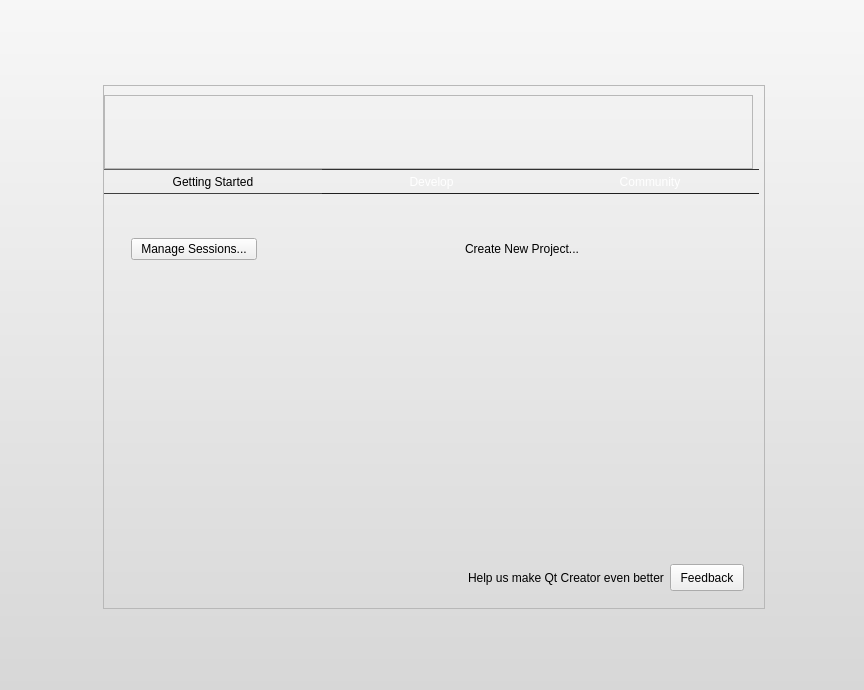
<?xml version="1.0" encoding="UTF-8"?>
<ui version="4.0">
 <class>Welcome</class>
 <widget class="QWidget" name="Welcome">
  <property name="geometry">
   <rect>
    <x>0</x>
    <y>0</y>
    <width>864</width>
    <height>690</height>
   </rect>
  </property>
  <property name="styleSheet">
   <string notr="true">#WelcomePage {
background-color: qlineargradient(spread:pad, x1:0.5, y1:0, x2:0.5, y2:1, stop:0 rgba(247, 247, 247, 255), stop:1 rgba(215, 215, 215, 255));
}

QToolButton, QPushButton, QComboBox {
    border-image: url(:/core/images/welcomemode/btn_26.png) 4;
    border-width: 4;
    padding: 0px 6px;
    font-size: 12px;
}

*{
    color: black;
}

 QComboBox QAbstractItemView {
    background-color:white;
}

 QComboBox::down-arrow {
     image: url(:/core/images/welcomemode/combobox_arrow.png);
 }

QComboBox:drop-down
{
     subcontrol-origin: padding;
     subcontrol-position: top right;
     border-left-style: none; 
     border-top-right-radius: 1px;
     border-bottom-right-radius: 1px;
}

QToolButton:hover, QPushButton:hover, QComboBox:hover {
    border-image: url(:/core/images/welcomemode/btn_26_hover.png) 4;
}

QToolButton:disabled, QPushButton:disabled, QComboBox::disabled {
    color:gray;
}

QToolButton:pressed, QPushButton:pressed{
    border-image: url(:/core/images/welcomemode/btn_26_pressed.png) 4;
}
</string>
  </property>
  <layout class="QVBoxLayout" name="verticalLayout_4">
   <property name="spacing">
    <number>0</number>
   </property>
   <property name="margin">
    <number>0</number>
   </property>
   <item>
    <widget class="QWidget" name="gradientWidget" native="true">
     <property name="styleSheet">
      <string>#gradientWidget {
  background-color: qlineargradient(spread:pad, x1:0.5, y1:0, x2:0.5, y2:1, stop:0 rgba(247, 247, 247, 255), stop:1 rgba(215, 215, 215, 255));
}</string>
     </property>
     <layout class="QGridLayout" name="gridLayout">
      <property name="leftMargin">
       <number>4</number>
      </property>
      <property name="topMargin">
       <number>4</number>
      </property>
      <property name="rightMargin">
       <number>0</number>
      </property>
      <property name="bottomMargin">
       <number>0</number>
      </property>
      <property name="spacing">
       <number>0</number>
      </property>
      <item row="1" column="1">
       <widget class="QFrame" name="mainFrame">
        <property name="minimumSize">
         <size>
          <width>662</width>
          <height>515</height>
         </size>
        </property>
        <property name="maximumSize">
         <size>
          <width>662</width>
          <height>16777215</height>
         </size>
        </property>
        <property name="styleSheet">
         <string notr="true">#mainFrame {
    border-image: url(:/core/images/welcomemode/background_center_frame.png) 4;
    border-width: 4;
}
</string>
        </property>
        <property name="frameShape">
         <enum>QFrame::StyledPanel</enum>
        </property>
        <property name="frameShadow">
         <enum>QFrame::Raised</enum>
        </property>
        <layout class="QVBoxLayout" name="verticalLayout">
         <property name="spacing">
          <number>0</number>
         </property>
         <property name="leftMargin">
          <number>0</number>
         </property>
         <property name="topMargin">
          <number>9</number>
         </property>
         <property name="rightMargin">
          <number>0</number>
         </property>
         <property name="bottomMargin">
          <number>0</number>
         </property>
         <item>
          <widget class="QFrame" name="headerFrame">
           <property name="sizePolicy">
            <sizepolicy hsizetype="Fixed" vsizetype="Fixed">
             <horstretch>0</horstretch>
             <verstretch>0</verstretch>
            </sizepolicy>
           </property>
           <property name="minimumSize">
            <size>
             <width>649</width>
             <height>74</height>
            </size>
           </property>
           <property name="maximumSize">
            <size>
             <width>649</width>
             <height>89</height>
            </size>
           </property>
           <property name="styleSheet">
            <string>#headerFrame {
    border-image: url(:/core/images/welcomemode/center_frame_header.png) 0;
    border-width: 0;
}
</string>
           </property>
           <property name="frameShape">
            <enum>QFrame::StyledPanel</enum>
           </property>
           <property name="frameShadow">
            <enum>QFrame::Raised</enum>
           </property>
          </widget>
         </item>
         <item>
          <widget class="QFrame" name="navFrame">
           <property name="sizePolicy">
            <sizepolicy hsizetype="Preferred" vsizetype="Fixed">
             <horstretch>0</horstretch>
             <verstretch>0</verstretch>
            </sizepolicy>
           </property>
           <property name="font">
            <font>
             <weight>50</weight>
             <bold>false</bold>
            </font>
           </property>
           <property name="cursor">
            <cursorShape>PointingHandCursor</cursorShape>
           </property>
           <property name="autoFillBackground">
            <bool>false</bool>
           </property>
           <property name="styleSheet">
            <string notr="true">QToolButton {
    border-image:none;
    background-color: qlineargradient(x1: 0, y1: 0, x2: 0.0, y2: 1.0,
    stop: 0 #838383,
    stop: 0.4 #707070,
    stop: 0.401 #636363,
    stop: 1 #4a4a4a);
    border: 0px solid black;
    border-top: 1px solid #303030;
    border-bottom: 1px solid #202020;
    color: white;
    height:20px;
}

QToolButton:hover {
    border-image:none;
    background-color: qlineargradient(x1: 0, y1: 0, x2: 0.0, y2: 1.0,
    stop: 0 #909090,
    stop: 0.4 #808080,
    stop: 0.401 #707070,
    stop: 1 #555555);
}

QToolButton:checked, QToolButton:checked:pressed {
    border-image:none;
    background-color: qlineargradient(x1: 0, y1: 0, x2: 0.0, y2: 1.0,
    stop: 0 #ffffff,
    stop: 0.4 #eeeeee,
    stop: 0.401 #e2e2e2,
    stop: 1 #dddddd);
    color: black;
    border-top: 1px solid #606060;
    border-bottom: 1px solid #404040;
}

QToolButton:pressed {
    border-image:none;
    background-color: qlineargradient(x1: 0, y1: 0, x2: 0.0, y2: 1.0,
    stop: 0 #383838,
    stop: 0.2 #404040,
    stop: 0.201 #484848,
    stop: 1 #505050);
}


</string>
           </property>
           <property name="frameShape">
            <enum>QFrame::NoFrame</enum>
           </property>
           <property name="frameShadow">
            <enum>QFrame::Plain</enum>
           </property>
           <layout class="QGridLayout" name="gridLayout_2">
            <property name="margin">
             <number>0</number>
            </property>
            <property name="spacing">
             <number>0</number>
            </property>
            <item row="0" column="0">
             <widget class="QToolButton" name="gettingStartedSectButton">
              <property name="enabled">
               <bool>true</bool>
              </property>
              <property name="sizePolicy">
               <sizepolicy hsizetype="Expanding" vsizetype="Preferred">
                <horstretch>0</horstretch>
                <verstretch>0</verstretch>
               </sizepolicy>
              </property>
              <property name="minimumSize">
               <size>
                <width>0</width>
                <height>0</height>
               </size>
              </property>
              <property name="font">
               <font>
                <pointsize>-1</pointsize>
               </font>
              </property>
              <property name="styleSheet">
               <string notr="true"/>
              </property>
              <property name="text">
               <string>Getting Started</string>
              </property>
              <property name="checkable">
               <bool>true</bool>
              </property>
              <property name="checked">
               <bool>true</bool>
              </property>
              <property name="autoExclusive">
               <bool>false</bool>
              </property>
             </widget>
            </item>
            <item row="0" column="1">
             <widget class="QToolButton" name="developSectButton">
              <property name="sizePolicy">
               <sizepolicy hsizetype="Expanding" vsizetype="Fixed">
                <horstretch>0</horstretch>
                <verstretch>0</verstretch>
               </sizepolicy>
              </property>
              <property name="minimumSize">
               <size>
                <width>0</width>
                <height>0</height>
               </size>
              </property>
              <property name="font">
               <font>
                <pointsize>-1</pointsize>
               </font>
              </property>
              <property name="text">
               <string>Develop</string>
              </property>
              <property name="checkable">
               <bool>true</bool>
              </property>
              <property name="autoExclusive">
               <bool>false</bool>
              </property>
             </widget>
            </item>
            <item row="0" column="2">
             <widget class="QToolButton" name="communitySectButton">
              <property name="sizePolicy">
               <sizepolicy hsizetype="Expanding" vsizetype="Fixed">
                <horstretch>0</horstretch>
                <verstretch>0</verstretch>
               </sizepolicy>
              </property>
              <property name="minimumSize">
               <size>
                <width>0</width>
                <height>0</height>
               </size>
              </property>
              <property name="font">
               <font>
                <pointsize>-1</pointsize>
               </font>
              </property>
              <property name="styleSheet">
               <string notr="true"/>
              </property>
              <property name="text">
               <string>Community</string>
              </property>
              <property name="checkable">
               <bool>true</bool>
              </property>
             </widget>
            </item>
            <item row="0" column="3">
             <spacer name="horizontalSpacer_2">
              <property name="orientation">
               <enum>Qt::Horizontal</enum>
              </property>
              <property name="sizeType">
               <enum>QSizePolicy::Fixed</enum>
              </property>
              <property name="sizeHint" stdset="0">
               <size>
                <width>5</width>
                <height>20</height>
               </size>
              </property>
             </spacer>
            </item>
           </layout>
          </widget>
         </item>
         <item>
          <widget class="QStackedWidget" name="stackedWidget">
           <property name="currentIndex">
            <number>1</number>
           </property>
           <widget class="QWidget" name="gettingStartedPage">
            <layout class="QGridLayout" name="gridLayout_9">
             <property name="margin">
              <number>18</number>
             </property>
             <property name="spacing">
              <number>24</number>
             </property>
             <item row="0" column="0" rowspan="2">
              <widget class="QFrame" name="tutorialsFrame">
               <property name="sizePolicy">
                <sizepolicy hsizetype="Preferred" vsizetype="Preferred">
                 <horstretch>0</horstretch>
                 <verstretch>0</verstretch>
                </sizepolicy>
               </property>
               <property name="maximumSize">
                <size>
                 <width>400</width>
                 <height>16777215</height>
                </size>
               </property>
               <property name="styleSheet">
                <string/>
               </property>
               <layout class="QGridLayout" name="gridLayout_6">
                <item row="0" column="0">
                 <widget class="QLabel" name="tutorialsTitleLabel">
                  <property name="sizePolicy">
                   <sizepolicy hsizetype="Preferred" vsizetype="Maximum">
                    <horstretch>0</horstretch>
                    <verstretch>0</verstretch>
                   </sizepolicy>
                  </property>
                  <property name="alignment">
                   <set>Qt::AlignLeading|Qt::AlignLeft|Qt::AlignTop</set>
                  </property>
                 </widget>
                </item>
               </layout>
              </widget>
             </item>
             <item row="0" column="1">
              <widget class="QFrame" name="demosExamplesFrame">
               <property name="sizePolicy">
                <sizepolicy hsizetype="Preferred" vsizetype="Maximum">
                 <horstretch>0</horstretch>
                 <verstretch>0</verstretch>
                </sizepolicy>
               </property>
               <property name="maximumSize">
                <size>
                 <width>400</width>
                 <height>16777215</height>
                </size>
               </property>
               <property name="styleSheet">
                <string/>
               </property>
               <layout class="QGridLayout" name="gridLayout_8">
                <property name="rightMargin">
                 <number>8</number>
                </property>
                <property name="horizontalSpacing">
                 <number>0</number>
                </property>
                <item row="0" column="0" colspan="4">
                 <widget class="QLabel" name="demoTitleLabel">
                  <property name="alignment">
                   <set>Qt::AlignLeading|Qt::AlignLeft|Qt::AlignTop</set>
                  </property>
                 </widget>
                </item>
                <item row="1" column="0">
                 <widget class="QComboBox" name="examplesComboBox">
                  <property name="enabled">
                   <bool>false</bool>
                  </property>
                  <property name="sizePolicy">
                   <sizepolicy hsizetype="MinimumExpanding" vsizetype="Preferred">
                    <horstretch>0</horstretch>
                    <verstretch>0</verstretch>
                   </sizepolicy>
                  </property>
                  <item>
                   <property name="text">
                    <string>Examples not installed</string>
                   </property>
                  </item>
                 </widget>
                </item>
                <item row="1" column="2">
                 <widget class="QToolButton" name="openExampleButton">
                  <property name="enabled">
                   <bool>false</bool>
                  </property>
                  <property name="sizePolicy">
                   <sizepolicy hsizetype="Fixed" vsizetype="Preferred">
                    <horstretch>0</horstretch>
                    <verstretch>0</verstretch>
                   </sizepolicy>
                  </property>
                  <property name="text">
                   <string>Open</string>
                  </property>
                 </widget>
                </item>
                <item row="1" column="1">
                 <spacer name="horizontalSpacer">
                  <property name="orientation">
                   <enum>Qt::Horizontal</enum>
                  </property>
                  <property name="sizeType">
                   <enum>QSizePolicy::Fixed</enum>
                  </property>
                  <property name="sizeHint" stdset="0">
                   <size>
                    <width>6</width>
                    <height>6</height>
                   </size>
                  </property>
                 </spacer>
                </item>
               </layout>
              </widget>
             </item>
             <item row="1" column="1">
              <widget class="QFrame" name="didyouKnowFrame">
               <property name="sizePolicy">
                <sizepolicy hsizetype="Preferred" vsizetype="Preferred">
                 <horstretch>0</horstretch>
                 <verstretch>0</verstretch>
                </sizepolicy>
               </property>
               <property name="maximumSize">
                <size>
                 <width>400</width>
                 <height>16777215</height>
                </size>
               </property>
               <property name="styleSheet">
                <string/>
               </property>
               <layout class="QGridLayout" name="gridLayout_11">
                <property name="rightMargin">
                 <number>9</number>
                </property>
                <item row="0" column="0">
                 <widget class="QLabel" name="didYouKnowTitleLabel">
                  <property name="sizePolicy">
                   <sizepolicy hsizetype="MinimumExpanding" vsizetype="Maximum">
                    <horstretch>0</horstretch>
                    <verstretch>0</verstretch>
                   </sizepolicy>
                  </property>
                  <property name="alignment">
                   <set>Qt::AlignLeading|Qt::AlignLeft|Qt::AlignTop</set>
                  </property>
                 </widget>
                </item>
                <item row="1" column="0" colspan="2">
                 <widget class="QTextBrowser" name="didYouKnowTextBrowser">
                  <property name="sizePolicy">
                   <sizepolicy hsizetype="Minimum" vsizetype="Preferred">
                    <horstretch>0</horstretch>
                    <verstretch>0</verstretch>
                   </sizepolicy>
                  </property>
                  <property name="frameShape">
                   <enum>QFrame::NoFrame</enum>
                  </property>
                  <property name="frameShadow">
                   <enum>QFrame::Plain</enum>
                  </property>
                  <property name="verticalScrollBarPolicy">
                   <enum>Qt::ScrollBarAlwaysOff</enum>
                  </property>
                  <property name="horizontalScrollBarPolicy">
                   <enum>Qt::ScrollBarAlwaysOff</enum>
                  </property>
                  <property name="openExternalLinks">
                   <bool>true</bool>
                  </property>
                 </widget>
                </item>
                <item row="0" column="1">
                 <layout class="QGridLayout" name="gridLayout_10">
                  <property name="spacing">
                   <number>0</number>
                  </property>
                  <item row="0" column="0" colspan="2">
                   <spacer name="verticalSpacer_4">
                    <property name="orientation">
                     <enum>Qt::Vertical</enum>
                    </property>
                    <property name="sizeType">
                     <enum>QSizePolicy::Preferred</enum>
                    </property>
                    <property name="sizeHint" stdset="0">
                     <size>
                      <width>20</width>
                      <height>2</height>
                     </size>
                    </property>
                   </spacer>
                  </item>
                  <item row="1" column="0">
                   <widget class="QToolButton" name="prevTipBtn">
                    <property name="styleSheet">
                     <string notr="true">QToolButton{
    border-right:solid 0 px;
    height:16px;
    width:12px;
}
</string>
                    </property>
                    <property name="text">
                     <string/>
                    </property>
                    <property name="icon">
                     <iconset resource="E:/Desk_Clean/qt-creator-1.2.1-src/src/plugins/coreplugin/core.qrc">
                      <normaloff>:/core/images/welcomemode/arrow-left.png</normaloff>:/core/images/welcomemode/arrow-left.png</iconset>
                    </property>
                    <property name="arrowType">
                     <enum>Qt::NoArrow</enum>
                    </property>
                   </widget>
                  </item>
                  <item row="1" column="1">
                   <widget class="QToolButton" name="nextTipBtn">
                    <property name="styleSheet">
                     <string notr="true">QToolButton{
    border-left:solid 0 px;
    height:16px;
    width:12px;
}
</string>
                    </property>
                    <property name="text">
                     <string/>
                    </property>
                    <property name="icon">
                     <iconset resource="E:/Desk_Clean/qt-creator-1.2.1-src/src/plugins/coreplugin/core.qrc">
                      <normaloff>:/core/images/welcomemode/arrow-right.png</normaloff>:/core/images/welcomemode/arrow-right.png</iconset>
                    </property>
                    <property name="arrowType">
                     <enum>Qt::NoArrow</enum>
                    </property>
                   </widget>
                  </item>
                  <item row="2" column="0" colspan="2">
                   <spacer name="verticalSpacer_3">
                    <property name="orientation">
                     <enum>Qt::Vertical</enum>
                    </property>
                    <property name="sizeHint" stdset="0">
                     <size>
                      <width>20</width>
                      <height>2</height>
                     </size>
                    </property>
                   </spacer>
                  </item>
                 </layout>
                </item>
               </layout>
              </widget>
             </item>
            </layout>
           </widget>
           <widget class="QWidget" name="developPage">
            <layout class="QGridLayout" name="gridLayout_4">
             <property name="margin">
              <number>18</number>
             </property>
             <property name="spacing">
              <number>24</number>
             </property>
             <item row="0" column="0">
              <widget class="QFrame" name="recentSessionsFrame">
               <property name="sizePolicy">
                <sizepolicy hsizetype="Preferred" vsizetype="Preferred">
                 <horstretch>0</horstretch>
                 <verstretch>0</verstretch>
                </sizepolicy>
               </property>
               <property name="minimumSize">
                <size>
                 <width>270</width>
                 <height>130</height>
                </size>
               </property>
               <property name="styleSheet">
                <string/>
               </property>
               <layout class="QGridLayout" name="gridLayout_3">
                <property name="horizontalSpacing">
                 <number>0</number>
                </property>
                <property name="verticalSpacing">
                 <number>3</number>
                </property>
                <item row="0" column="0" colspan="3">
                 <widget class="QLabel" name="recentSessionsTitleLabel">
                  <property name="sizePolicy">
                   <sizepolicy hsizetype="MinimumExpanding" vsizetype="Maximum">
                    <horstretch>0</horstretch>
                    <verstretch>0</verstretch>
                   </sizepolicy>
                  </property>
                  <property name="alignment">
                   <set>Qt::AlignLeading|Qt::AlignLeft|Qt::AlignTop</set>
                  </property>
                 </widget>
                </item>
                <item row="3" column="0">
                 <widget class="QPushButton" name="manageSessionsButton">
                  <property name="focusPolicy">
                   <enum>Qt::TabFocus</enum>
                  </property>
                  <property name="text">
                   <string>Manage Sessions...</string>
                  </property>
                 </widget>
                </item>
                <item row="4" column="0">
                 <spacer name="verticalSpacer">
                  <property name="orientation">
                   <enum>Qt::Vertical</enum>
                  </property>
                  <property name="sizeHint" stdset="0">
                   <size>
                    <width>20</width>
                    <height>40</height>
                   </size>
                  </property>
                 </spacer>
                </item>
               </layout>
              </widget>
             </item>
             <item row="0" column="2">
              <widget class="QFrame" name="recentProjectsFrame">
               <property name="styleSheet">
                <string/>
               </property>
               <layout class="QGridLayout" name="gridLayout_5">
                <property name="horizontalSpacing">
                 <number>0</number>
                </property>
                <property name="verticalSpacing">
                 <number>3</number>
                </property>
                <property name="rightMargin">
                 <number>9</number>
                </property>
                <item row="0" column="0" colspan="3">
                 <widget class="QLabel" name="projTitleLabel">
                  <property name="sizePolicy">
                   <sizepolicy hsizetype="MinimumExpanding" vsizetype="Maximum">
                    <horstretch>0</horstretch>
                    <verstretch>0</verstretch>
                   </sizepolicy>
                  </property>
                  <property name="alignment">
                   <set>Qt::AlignLeading|Qt::AlignLeft|Qt::AlignTop</set>
                  </property>
                 </widget>
                </item>
                <item row="3" column="0">
                 <widget class="QPushButton" name="createNewProjectButton">
                  <property name="focusPolicy">
                   <enum>Qt::TabFocus</enum>
                  </property>
                  <property name="text">
                   <string>Create New Project...</string>
                  </property>
                  <property name="flat">
                   <bool>true</bool>
                  </property>
                 </widget>
                </item>
                <item row="4" column="0">
                 <spacer name="verticalSpacer_2">
                  <property name="orientation">
                   <enum>Qt::Vertical</enum>
                  </property>
                  <property name="sizeHint" stdset="0">
                   <size>
                    <width>20</width>
                    <height>40</height>
                   </size>
                  </property>
                 </spacer>
                </item>
               </layout>
              </widget>
             </item>
            </layout>
           </widget>
           <widget class="QWidget" name="communityPage">
            <layout class="QGridLayout" name="gridLayout_7">
             <property name="margin">
              <number>18</number>
             </property>
             <property name="spacing">
              <number>24</number>
             </property>
             <item row="0" column="0">
              <widget class="QFrame" name="labsFrame">
               <property name="frameShape">
                <enum>QFrame::NoFrame</enum>
               </property>
               <property name="frameShadow">
                <enum>QFrame::Plain</enum>
               </property>
               <layout class="QVBoxLayout" name="verticalLayout_2">
                <item>
                 <widget class="QLabel" name="labsTitleLabel">
                  <property name="sizePolicy">
                   <sizepolicy hsizetype="Preferred" vsizetype="Maximum">
                    <horstretch>0</horstretch>
                    <verstretch>0</verstretch>
                   </sizepolicy>
                  </property>
                  <property name="alignment">
                   <set>Qt::AlignLeading|Qt::AlignLeft|Qt::AlignTop</set>
                  </property>
                 </widget>
                </item>
               </layout>
              </widget>
             </item>
             <item row="0" column="1">
              <widget class="QFrame" name="sitesFrame">
               <property name="frameShape">
                <enum>QFrame::NoFrame</enum>
               </property>
               <property name="frameShadow">
                <enum>QFrame::Plain</enum>
               </property>
               <layout class="QVBoxLayout" name="verticalLayout_3">
                <item>
                 <widget class="QLabel" name="sitesTitleLabel">
                  <property name="sizePolicy">
                   <sizepolicy hsizetype="Preferred" vsizetype="Maximum">
                    <horstretch>0</horstretch>
                    <verstretch>0</verstretch>
                   </sizepolicy>
                  </property>
                  <property name="alignment">
                   <set>Qt::AlignLeading|Qt::AlignLeft|Qt::AlignTop</set>
                  </property>
                 </widget>
                </item>
               </layout>
              </widget>
             </item>
            </layout>
           </widget>
          </widget>
         </item>
         <item>
          <layout class="QHBoxLayout" name="horizontalLayout">
           <property name="rightMargin">
            <number>20</number>
           </property>
           <property name="bottomMargin">
            <number>17</number>
           </property>
           <item>
            <spacer name="horizontalSpacer_5">
             <property name="orientation">
              <enum>Qt::Horizontal</enum>
             </property>
             <property name="sizeHint" stdset="0">
              <size>
               <width>40</width>
               <height>20</height>
              </size>
             </property>
            </spacer>
           </item>
           <item>
            <widget class="QLabel" name="helpUsLabel">
             <property name="text">
              <string>Help us make Qt Creator even better</string>
             </property>
            </widget>
           </item>
           <item>
            <spacer name="horizontalSpacer_6">
             <property name="orientation">
              <enum>Qt::Horizontal</enum>
             </property>
             <property name="sizeType">
              <enum>QSizePolicy::Fixed</enum>
             </property>
             <property name="sizeHint" stdset="0">
              <size>
               <width>6</width>
               <height>0</height>
              </size>
             </property>
            </spacer>
           </item>
           <item>
            <widget class="QPushButton" name="feedbackButton">
             <property name="focusPolicy">
              <enum>Qt::TabFocus</enum>
             </property>
             <property name="styleSheet">
              <string notr="true">height:19px;</string>
             </property>
             <property name="text">
              <string>Feedback</string>
             </property>
             <property name="icon">
              <iconset resource="E:/Desk_Clean/qt-creator-1.2.1-src/src/plugins/coreplugin/core.qrc">
               <normaloff>:/core/images/welcomemode/feedback_arrow.png</normaloff>:/core/images/welcomemode/feedback_arrow.png</iconset>
             </property>
            </widget>
           </item>
          </layout>
         </item>
        </layout>
       </widget>
      </item>
      <item row="2" column="1">
       <spacer name="bottomVerticalSpacer">
        <property name="orientation">
         <enum>Qt::Vertical</enum>
        </property>
        <property name="sizeType">
         <enum>QSizePolicy::Expanding</enum>
        </property>
        <property name="sizeHint" stdset="0">
         <size>
          <width>20</width>
          <height>40</height>
         </size>
        </property>
       </spacer>
      </item>
      <item row="0" column="1">
       <spacer name="topVerticalSpacer">
        <property name="orientation">
         <enum>Qt::Vertical</enum>
        </property>
        <property name="sizeType">
         <enum>QSizePolicy::Expanding</enum>
        </property>
        <property name="sizeHint" stdset="0">
         <size>
          <width>20</width>
          <height>40</height>
         </size>
        </property>
       </spacer>
      </item>
      <item row="1" column="0">
       <layout class="QHBoxLayout" name="horizontalLayout_3"/>
      </item>
      <item row="1" column="2">
       <layout class="QHBoxLayout" name="horizontalLayout_4"/>
      </item>
     </layout>
    </widget>
   </item>
  </layout>
 </widget>
 <resources>
  <include location="E:/Desk_Clean/qt-creator-1.2.1-src/src/plugins/coreplugin/core.qrc"/>
 </resources>
 <connections/>
</ui>
